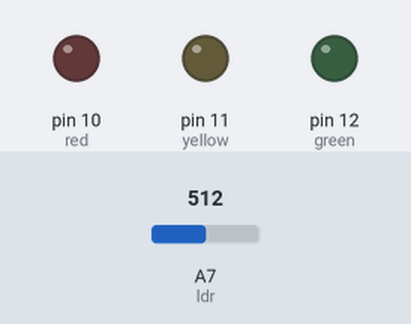
This sketch was run on a simulated Arduino Nano, built with avr-gcc and run on an emulated ATmega328P. On the bench: output pins drawn as LEDs (lit = HIGH). The test bench sets the inputs (shaded band); at power-on: A7 (ldr) = 512. Random numbers use the default seed unless the sketch sets one.

Above: at 1.2 s.
1.3 s: A7 (ldr) set to 399
2.8 s: A7 (ldr) set to 372
At 3.6 s:
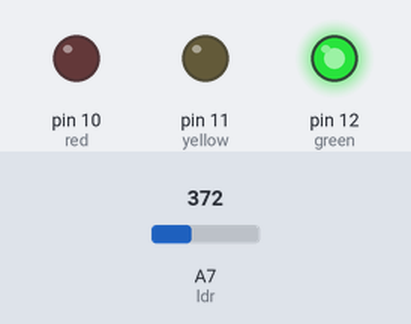
4.3 s: A7 (ldr) set to 323
5.8 s: A7 (ldr) set to 292
At 7.0 s:
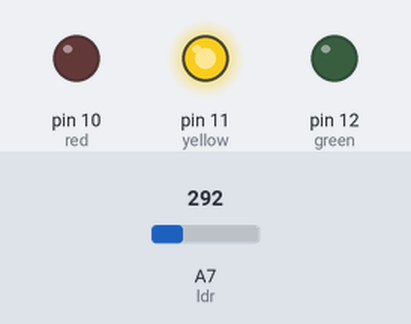
7.3 s: A7 (ldr) set to 278
8.8 s: A7 (ldr) set to 257
At 9.4 s:
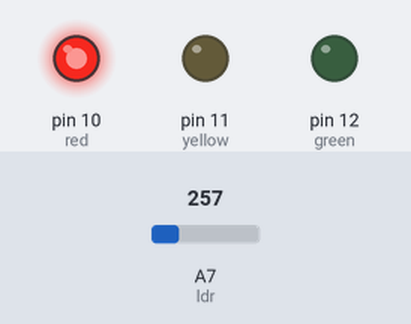
Timing chart, 0 to 11.3 s (numbered marks = the images above; inputs shaded):
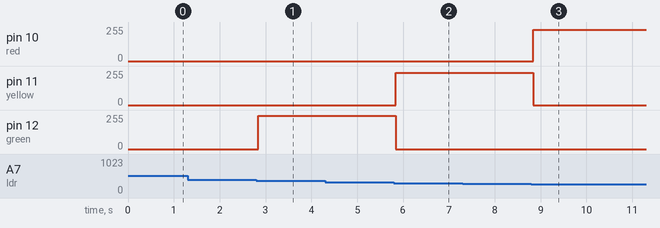

Measured:
- the behaviour switches between 390 and 389 on A7 (ldr) (found by bisection; images 0 and 1)
- the behaviour switches between 311 and 310 on A7 (ldr) (found by bisection; images 1 and 2)
- the behaviour switches between 271 and 270 on A7 (ldr) (found by bisection; images 2 and 3)
- after the input at 1.3 s, every drawn part: stays the same
- after the input at 2.8 s, pin 12 (green): 0/255 → 248/255 at once
- after the input at 4.3 s, every drawn part: stays the same
- after the input at 5.8 s, pin 11 (yellow): 0/255 → 242/255 at once; pin 12 (green): 248/255 → 0/255 at once
- after the input at 7.3 s, every drawn part: stays the same
- after the input at 8.8 s, pin 10 (red): 0/255 → 236/255 at once; pin 11 (yellow): 242/255 → 0/255 at once

The sketch:

TrafficLights.ino
```cpp
const byte red = 10;
const byte yellow = 11;
const byte green = 12;
const byte ldr = A7;
boolean blinking = false;
boolean state = LOW;
unsigned long last = 0;
unsigned long duration = 500;
byte count = 0;
void setup() {
  pinMode(red, OUTPUT);
  pinMode(yellow, OUTPUT);
  pinMode(green, OUTPUT);
  pinMode(ldr, INPUT);
  Serial.begin(9600);
  randomSeed(analogRead(A0));
}

void loop() {
  int raw = analogRead(ldr);
  int level = map(raw, 350, 150, 0, 5);
  if (blinking == true) {
    unsigned long now = millis();
    if (now > (last + (duration/ ((state+1) * 2)))) {
      state = !state;
      last = now;
    }
    if (random(10000) == 9999) {
      blinking = false;
      state = LOW;
    }
    digitalWrite(red, state);
    digitalWrite(yellow, state);
    digitalWrite(green, state);
  } else {
    last = millis();
    digitalWrite(red, LOW);
    digitalWrite(yellow, LOW);
    digitalWrite(green, LOW);
    switch (level) {
      case 0:
        digitalWrite(green, HIGH);
        break;;
      case 1:
        digitalWrite(yellow, HIGH);
        break;;
      case 2:
        digitalWrite(red, HIGH);
        break;;
      case 3:
        blinking = true;
        break;
    }
  }
}
```
